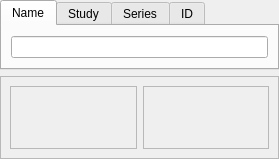
<?xml version="1.0" encoding="UTF-8"?>
<ui version="4.0">
 <class>ctkDICOMFilterWidget</class>
 <widget class="QWidget" name="ctkDICOMFilterWidget">
  <property name="geometry">
   <rect>
    <x>0</x>
    <y>0</y>
    <width>279</width>
    <height>159</height>
   </rect>
  </property>
  <property name="windowTitle">
   <string>Form</string>
  </property>
  <layout class="QVBoxLayout" name="verticalLayout" stretch="0,1">
   <property name="margin">
    <number>0</number>
   </property>
   <item>
    <widget class="QTabWidget" name="FilterOptions">
     <property name="sizePolicy">
      <sizepolicy hsizetype="Expanding" vsizetype="Minimum">
       <horstretch>0</horstretch>
       <verstretch>0</verstretch>
      </sizepolicy>
     </property>
     <property name="maximumSize">
      <size>
       <width>16777215</width>
       <height>16777215</height>
      </size>
     </property>
     <property name="currentIndex">
      <number>0</number>
     </property>
     <widget class="QWidget" name="Name">
      <attribute name="title">
       <string>Name</string>
      </attribute>
      <attribute name="toolTip">
       <string>Search by Person Name</string>
      </attribute>
      <layout class="QVBoxLayout" name="verticalLayout_7">
       <item>
        <widget class="QLineEdit" name="NameSearch"/>
       </item>
      </layout>
     </widget>
     <widget class="QWidget" name="Study">
      <attribute name="title">
       <string>Study</string>
      </attribute>
      <attribute name="toolTip">
       <string>Search in Study Description</string>
      </attribute>
      <layout class="QVBoxLayout" name="verticalLayout_8">
       <item>
        <widget class="QLineEdit" name="StudySearch"/>
       </item>
      </layout>
     </widget>
     <widget class="QWidget" name="Series">
      <attribute name="title">
       <string>Series</string>
      </attribute>
      <attribute name="toolTip">
       <string>Search in Series Description</string>
      </attribute>
      <layout class="QVBoxLayout" name="verticalLayout_9">
       <item>
        <widget class="QLineEdit" name="SeriesSearch"/>
       </item>
      </layout>
     </widget>
     <widget class="QWidget" name="ID">
      <attribute name="title">
       <string>ID</string>
      </attribute>
      <attribute name="toolTip">
       <string>Search by Person ID</string>
      </attribute>
      <layout class="QVBoxLayout" name="verticalLayout_10">
       <item>
        <widget class="QLineEdit" name="IdSearch"/>
       </item>
      </layout>
     </widget>
    </widget>
   </item>
   <item>
    <widget class="QFrame" name="frame">
     <property name="frameShape">
      <enum>QFrame::StyledPanel</enum>
     </property>
     <property name="frameShadow">
      <enum>QFrame::Raised</enum>
     </property>
     <layout class="QHBoxLayout" name="horizontalLayout_2">
      <item>
       <widget class="QFrame" name="frame_2">
        <property name="frameShape">
         <enum>QFrame::StyledPanel</enum>
        </property>
        <property name="frameShadow">
         <enum>QFrame::Raised</enum>
        </property>
        <layout class="QVBoxLayout" name="verticalLayout_2">
         <item>
          <widget class="ctkDateRangeWidget" name="DateRangeWidget" native="true"/>
         </item>
         <item>
          <spacer name="verticalSpacer">
           <property name="orientation">
            <enum>Qt::Vertical</enum>
           </property>
           <property name="sizeHint" stdset="0">
            <size>
             <width>20</width>
             <height>40</height>
            </size>
           </property>
          </spacer>
         </item>
        </layout>
       </widget>
      </item>
      <item>
       <widget class="QFrame" name="frame_3">
        <property name="frameShape">
         <enum>QFrame::StyledPanel</enum>
        </property>
        <property name="frameShadow">
         <enum>QFrame::Raised</enum>
        </property>
        <layout class="QVBoxLayout" name="verticalLayout_5">
         <item>
          <widget class="ctkModalityWidget" name="ModalityWidget" native="true">
           <property name="sizePolicy">
            <sizepolicy hsizetype="Preferred" vsizetype="Minimum">
             <horstretch>0</horstretch>
             <verstretch>0</verstretch>
            </sizepolicy>
           </property>
          </widget>
         </item>
        </layout>
       </widget>
      </item>
     </layout>
    </widget>
   </item>
  </layout>
 </widget>
 <customwidgets>
  <customwidget>
   <class>ctkDateRangeWidget</class>
   <extends>QWidget</extends>
   <header>ctkDateRangeWidget.h</header>
   <container>1</container>
  </customwidget>
  <customwidget>
   <class>ctkModalityWidget</class>
   <extends>QWidget</extends>
   <header>ctkModalityWidget.h</header>
   <container>1</container>
  </customwidget>
 </customwidgets>
 <resources/>
 <connections/>
</ui>
